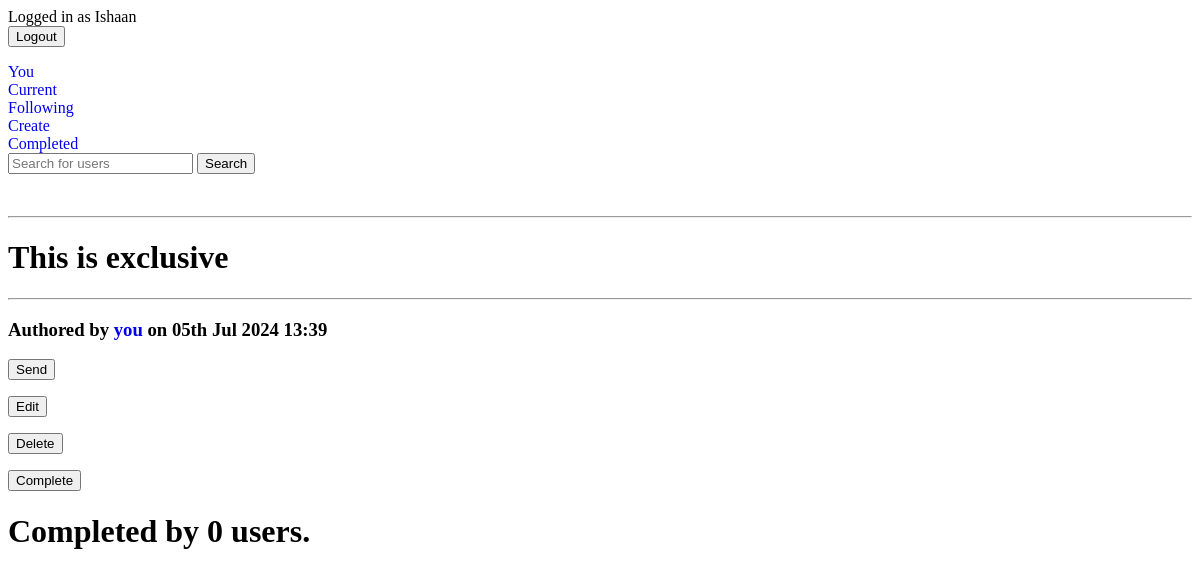
/todo/view/1 (signed in), run on an earlier commit of the app's database.
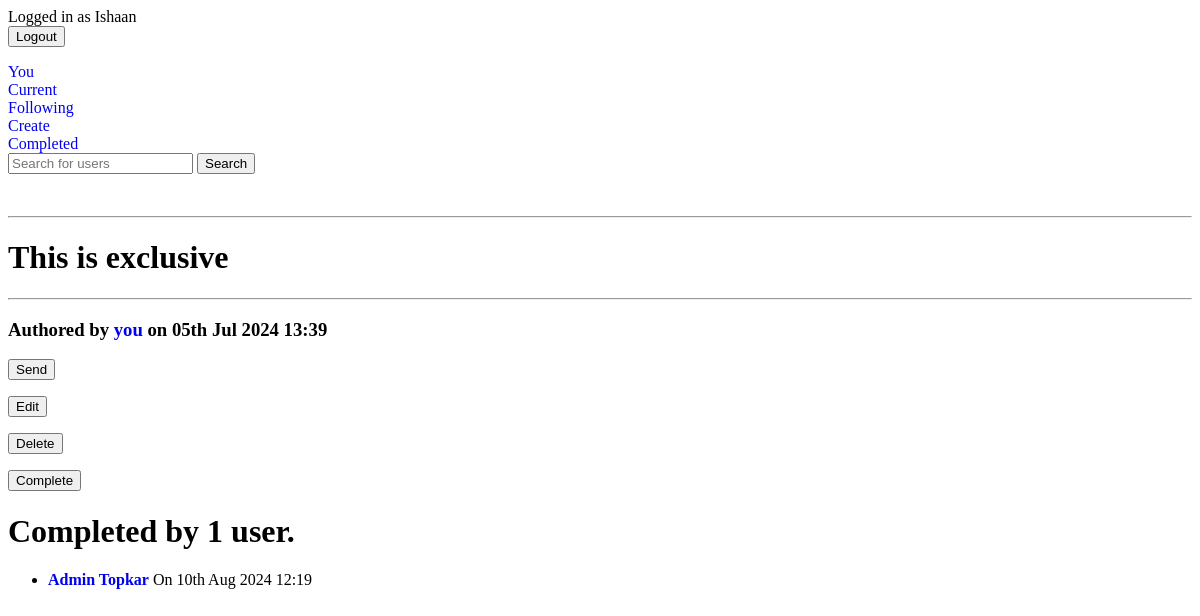
And on a later commit of the database.
### crispApp/models.py (models this page shows, shortened)
class Submission(models.Model):
    todo = models.ForeignKey(Todo, on_delete=models.CASCADE)
    submitter = models.ForeignKey(UserProfile, on_delete=models.CASCADE)
    date_submitted = models.DateTimeField(null=True, blank=True)

### userProfile/models.py (models this page shows, shortened)
class UserProfile(models.Model):
    user = models.OneToOneField(User, on_delete=models.CASCADE)
    name = models.TextField(blank=True, null=True)
    pfp_url = models.URLField(blank=True, null=True)  # Store the profile picture URL
    instructing = models.ManyToManyField('self', related_name='instructingprofiles', symmetrical=False)
    following = models.ManyToManyField('self', related_name='followerprofiles', symmetrical=False)

### crispApp/views.py (the view)
# urls.py: path('todo/view/<int:todo_id>', views.viewtodo, name="viewtodo"),
@login_required #(DETAIL) - Profile Needed
def viewtodo(request, todo_id):
    try:
        profile = UserProfile.objects.get(user=request.user)
    except ObjectDoesNotExist:
        return redirect ('userProfile:createprofile')
    todo1 = get_object_or_404(Todo, pk=todo_id)
    submissions = Submission.objects.filter(todo=todo1)
    submitted = Submission.objects.filter(todo=todo1, submitter=profile)
    count = Submission.objects.filter(todo=todo1).count()
    if profile in todo1.author.instructing.all():
        followed = True
    else:
        followed=False
    if todo1.visibility=='Exclusive' and followed==False and profile!=todo1.author:
        return redirect('currenttodos')
    if todo1.author==profile:
        self=True
    else:
        self=False
    form = TodoForm(instance=todo1)
    if self or todo1.visibility=='Public' or profile in todo1.send_to.all():
        access = True
    else:
        access = False
    context = {'submitted':submitted, 'count':count, 'form':form, 'todo':todo1,'profile':profile,'self':self,'submissions':submissions, 'access':access}
    return render (request, 'todoApp/viewtodo.html', context)

### crispApp/forms.py
class TodoForm(ModelForm):
     class Meta:
          model = Todo
          fields = ['title', 'memo', 'important','visibility']

### crispApp/templates/todoApp/viewtodo.html (shortened to what this page needs)
{% extends 'todoApp/base.html' %}
{% block content %}
{% if access %}
<hr>
     <h1>{{ todo.title }}</h1>
     {{ todo.memo }}<hr>
     <h3>Authored by <a href="{% url 'userProfile:viewprofile' todo.author.id %}">
               {% if self %}
                    you
               {% else %}
               {{ todo.author.name }}
               {% endif %}
          </a> on {{ todo.created|date:'dS M Y H:i' }}</h3>
     {% if self %}
          {% if todo.visibility == 'Exclusive' %}
               <form method="GET" action="{% url 'send_to' todo.id %}">
                    <button type="submit">Send</button>
               </form>
          {% endif %}
          <form method="GET" action="{% url 'edittodo' todo.id %}">
               <button type="submit">Edit</button>
          </form>
          <form method="POST" action="{% url 'deletetodo' todo.id %}">
               <button type="submit">Delete</button>
          </form>
     {% endif %}
     {% if submitted %}
     {% else %}
     <form method="POST" action="{% url 'completetodo' todo.id %}">
     <button type="submit">Complete</button>
     </form>
     {% endif %}
     <h1>Completed by {{ count }} user{{ count|pluralize }}.</h1>
     <ul>
     {% for submission in submissions %}
     <li>
          <b><a href="{% url 'userProfile:viewprofile' submission.submitter.id %}">{{ submission.submitter.user.first_name }} {{ submission.submitter.user.last_name }}</a></b>
          On {{ submission.date_submitted|date:'dS M Y H:i' }}
     </li>
     {% endfor %}
     </ul>
{% else %}
     <h1>You don't have access to this todo.</h1>
{% endif %}
{% endblock %}

What changed in the data, as far as the page shows it:
added Submission: submitter.user.first_name "Admin", submitter.user.last_name "Topkar", date_submitted "10th Aug 2024 12:19"
Also different on the page:
{{ count }}: "0" → "1"
